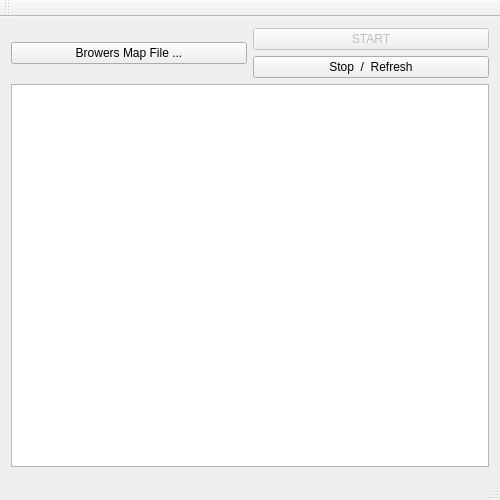
<?xml version="1.0" encoding="UTF-8"?>
<ui version="4.0">
 <class>MainWindow</class>
 <widget class="QMainWindow" name="MainWindow">
  <property name="geometry">
   <rect>
    <x>0</x>
    <y>0</y>
    <width>500</width>
    <height>500</height>
   </rect>
  </property>
  <property name="minimumSize">
   <size>
    <width>500</width>
    <height>500</height>
   </size>
  </property>
  <property name="windowTitle">
   <string>MainWindow</string>
  </property>
  <widget class="QWidget" name="centralWidget">
   <layout class="QGridLayout" name="gridLayout_2">
    <item row="0" column="0">
     <layout class="QGridLayout" name="gridLayout">
      <item row="0" column="0">
       <layout class="QHBoxLayout" name="horizontalLayout">
        <item>
         <widget class="QPushButton" name="openMap">
          <property name="text">
           <string>Browers Map File ...</string>
          </property>
         </widget>
        </item>
        <item>
         <layout class="QVBoxLayout" name="verticalLayout">
          <item>
           <widget class="QPushButton" name="start">
            <property name="enabled">
             <bool>false</bool>
            </property>
            <property name="text">
             <string>START</string>
            </property>
           </widget>
          </item>
          <item>
           <widget class="QPushButton" name="stop">
            <property name="enabled">
             <bool>true</bool>
            </property>
            <property name="text">
             <string>Stop  /  Refresh</string>
            </property>
           </widget>
          </item>
         </layout>
        </item>
       </layout>
      </item>
      <item row="1" column="0">
       <widget class="QGraphicsView" name="graphicsView">
        <property name="enabled">
         <bool>true</bool>
        </property>
       </widget>
      </item>
     </layout>
    </item>
   </layout>
  </widget>
  <widget class="QMenuBar" name="menuBar">
   <property name="geometry">
    <rect>
     <x>0</x>
     <y>0</y>
     <width>500</width>
     <height>21</height>
    </rect>
   </property>
  </widget>
  <widget class="QToolBar" name="mainToolBar">
   <attribute name="toolBarArea">
    <enum>TopToolBarArea</enum>
   </attribute>
   <attribute name="toolBarBreak">
    <bool>false</bool>
   </attribute>
  </widget>
  <widget class="QStatusBar" name="statusBar"/>
 </widget>
 <layoutdefault spacing="6" margin="11"/>
 <resources/>
 <connections/>
</ui>
